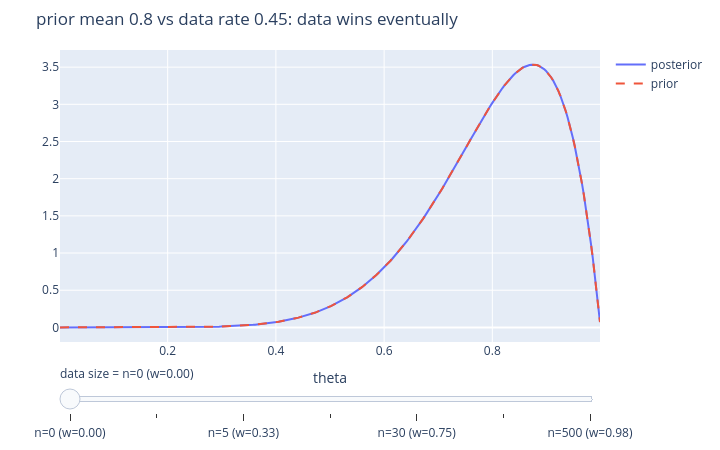

Write notebook code for a chart like this one.
### Markdown cell above
## 5. データ量 vs 事前分布 — 綱引きの可視化

すべての共役ペアに共通する構図を、ベータ二項で定量的に見ます。
事後平均のデータ側の重みは $w = n / (\alpha + \beta + n)$ でした(03 章)。
スライダーで $n$ を動かすと、事後が「事前の近く」から「データの近く」へ移っていきます。

### Code cell
# Tug of war: posterior slides from prior toward the data as n grows.
theta = np.linspace(0.001, 0.999, 300)
prior_bb = BetaBinomial(8, 2)          # prior mean 0.8 (optimistic)
data_rate = 0.45                        # the data keep saying 0.45

frames = []
for n in [0, 2, 5, 10, 30, 100, 500]:
    s = int(round(n * data_rate))
    post_bb = prior_bb.update(s, n - s)
    w = n / (prior_bb.alpha + prior_bb.beta + n)
    frames.append((f"n={n} (w={w:.2f})",
                   [("posterior", post_bb.dist.pdf(theta), None),
                    ("prior", prior_bb.dist.pdf(theta), "dash")]))
fig = viz.plotly_curve_slider(theta, frames, slider_name="data size",
                              title="prior mean 0.8 vs data rate 0.45: data wins eventually")
fig.update_xaxes(title="theta")
fig.show()

### Figure 1 — Plotly figure (JSON) as saved in the notebook; plotly's stock layout.template omitted (floating-point values rounded to 4 significant figures; data arrays with more than 128 entries replaced by an {"elided": "..."} marker saying what was removed)
{"data": [{"mode": "lines", "name": "posterior", "type": "scatter", "x": {"elided": "300 float values"}, "y": {"elided": "300 float values"}}, {"line": {"dash": "dash"}, "mode": "lines", "name": "prior", "type": "scatter", "x": {"elided": "300 float values"}, "y": {"elided": "300 float values"}}], "layout": {"height": 450, "margin": {"b": 30, "l": 60, "r": 20, "t": 50}, "sliders": [{"currentvalue": {"prefix": "data size = "}, "steps": [{"args": [["n=0 (w=0.00)"], {"frame": {"duration": 0, "redraw": true}, "mode": "immediate"}], "label": "n=0 (w=0.00)", "method": "animate"}, {"args": [["n=2 (w=0.17)"], {"frame": {"duration": 0, "redraw": true}, "mode": "immediate"}], "label": "n=2 (w=0.17)", "method": "animate"}, {"args": [["n=5 (w=0.33)"], {"frame": {"duration": 0, "redraw": true}, "mode": "immediate"}], "label": "n=5 (w=0.33)", "method": "animate"}, {"args": [["n=10 (w=0.50)"], {"frame": {"duration": 0, "redraw": true}, "mode": "immediate"}], "label": "n=10 (w=0.50)", "method": "animate"}, {"args": [["n=30 (w=0.75)"], {"frame": {"duration": 0, "redraw": true}, "mode": "immediate"}], "label": "n=30 (w=0.75)", "method": "animate"}, {"args": [["n=100 (w=0.91)"], {"frame": {"duration": 0, "redraw": true}, "mode": "immediate"}], "label": "n=100 (w=0.91)", "method": "animate"}, {"args": [["n=500 (w=0.98)"], {"frame": {"duration": 0, "redraw": true}, "mode": "immediate"}], "label": "n=500 (w=0.98)", "method": "animate"}]}], "title": {"text": "prior mean 0.8 vs data rate 0.45: data wins eventually"}, "width": 720, "xaxis": {"title": {"text": "theta"}}}}
